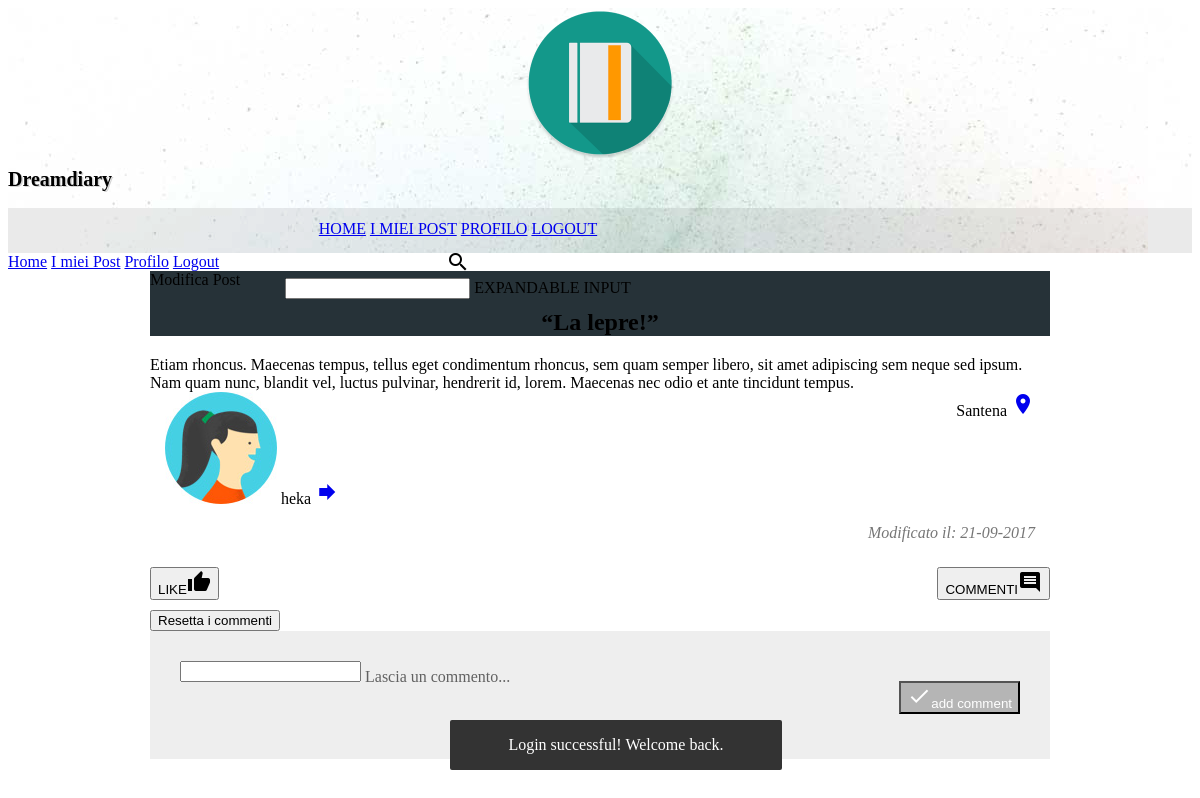
The app's page /post/view-post.php?id=26 (signed in) with its own data.
### tables this page shows
CREATE TABLE `post` (
  `ID` int(11) NOT NULL,
  `Titolo` varchar(50) NOT NULL,
  `Messaggio` text NOT NULL,
  `Utente` varchar(16) NOT NULL,
  `Pubblico` tinyint(1) NOT NULL,
  `DataC` date NOT NULL,
  `OraC` time NOT NULL,
  `DataM` date DEFAULT NULL,
  `OraM` time DEFAULT NULL,
  `Luogo` varchar(100) DEFAULT NULL
);

### php/objects/post.php (called while the page is built, shortened)
<?php
class Post{
    private $conn;
    private $table_name = "Post";
    public function __construct($db){
        $this->conn = $db;
    }
    function getPost($id){
      $query = "SELECT
                    id, titolo, messaggio, utente, pubblico, datac, orac,
                    datam, oram, luogo
                FROM
                    " . $this->table_name . "
                WHERE id=:id";
      $stmt = $this->conn->prepare($query);
      $id=htmlspecialchars(strip_tags($id));
      $stmt->bindParam(":id", $id);
      if ($stmt->execute()) {
        $posts=array();
        $rows = $stmt->fetchAll(PDO::FETCH_ASSOC);
        if ($rows) {
          foreach ($rows as $row) {
            $post_info=array(
              'id' => $row['id'],
              'titolo' => $row['titolo'],
              'messaggio' => $row['messaggio'],
              'utente' => $row['utente'],
              'pubblico' => $row['pubblico'],
              'datac' => $row['datac'],
              'orac' => $row['orac'],
              'datam' => $row['datam'],
              'oram' => $row['oram'],
              'luogo' => $row['luogo']
            );
            array_push($posts, $post_info);
          }
          return $posts;
        } else {
          return FALSE;
        }
      } else {
        return FALSE;
      }
    }
}

### post/view-post.php (the view, shortened to what this page needs)
<?php
include_once '../php/objects/post.php';
$database = new Database();
$db = $database->getConnection();
$post = new Post($db);
$error = null;
if(isset($_SESSION['flash'])){
  $error = $_SESSION['flash'];
}
?>
<div id="snackbar"><?=$error?></div>
<?php
if(isset($_GET['id'])){
  $id = $_GET['id'];
  $view = $post->getPost($id);
  if($view){
    $username = $_SESSION['username'];
    if($view[0]['utente'] == $username || $view[0]['pubblico'] == 1){
    ?>
    <div class="mdl-grid portfolio-max-width">
    <?php
      foreach ($view as $p) {
    ?>
    <div id="<?=$p['id']?>" class="portfolio-post mdl-cell mdl-cell--12-col mdl-cell--12-col-tablet mdl-card  mdl-card mdl-shadow--4dp">
      <div class="mdl-card__title mdl-card--expand portfolio-blog-card-strip-bg mdl-color-text--white">
        <?php
          if($p['utente'] == $_SESSION['username']){
        ?>
        <a href="./modify-post.php?id=<?= $p['id'] ?>"id="tip<?= $p['id'] ?>" class="updatePost mdl-button mdl-js-button mdl-button--fab mdl-button--mini-fab">
          <i class="material-icons">mode_edit</i>
        </a>
        <div class="mdl-tooltip" data-mdl-for="tip<?= $p['id'] ?>">
        Modifica Post
        </div>
        <?php
          }
        ?>
        <h2>“<?= $p['titolo'] ?>”</h2>
      </div>
      <div class="mdl-card__supporting-text">
          <?= $p['messaggio'] ?>
      </div>
      <div>
        <span class="mdl-chip mdl-chip--contact mdl-chip--deletable">
          <img class="mdl-chip__contact" src="../images/user.jpg"></img>
          <span class="mdl-chip__text"><?= $p['utente'] ?></span>
          <a href="../utente/view-user.php?id=<?= $p['utente'] ?>" class="mdl-chip__action"><i class="material-icons">forward</i></a>
        </span>
      <?php
        if($p['luogo']){
      ?>
        <span class="location mdl-chip mdl-chip--deletable">
          <span class="mdl-chip__text"><?= $p['luogo'] ?></span>
          <a href="#" class="mdl-chip__action"><i class="material-icons">location_on</i></a>
        </span>
      <?php
        }
      ?>
      </div>
      <?php
        if($p['datam']){
      ?>
      <p class="datePost">Modificato il: <?= date("d-m-Y",strtotime($p['datam'])) ?></p>
      <?php
        } else {
      ?>
      <p class="datePost">Pubblicato il: <?= date("d-m-Y",strtotime($p['datac'])) ?></p>
      <?php
        }
      ?>
      <div class="mdl-card__actions mdl-card--border">
          <button class="like mdl-button mdl-button--colored mdl-js-button mdl-js-ripple-effect mdl-button--accent  mdl-badge" data-badge="0">
            LIKE<i class="material-icons">thumb_up</i>
          </button>
          <button class="comments mdl-button mdl-button--colored mdl-js-button mdl-js-ripple-effect mdl-button--accent  mdl-badge" data-badge="0">
            COMMENTI<i class="material-icons">comment</i>
          </button>
          <?php
            if($p['utente'] == $_SESSION['username']){
          ?>
          <form id="reset" action="../php/reset-comments.php" method="post">
            <input type="submit" class="mdl-button mdl-button--colored mdl-js-button mdl-js-ripple-effect mdl-button--accent" value="Resetta i commenti" />
          </form>
          <?php
            }
          ?>
      </div>
      <div class="mdl-color-text--primary-contrast mdl-card__supporting-text text_comments">
        <form action="../php/new-comment.php" method="post">
          <div class="mdl-textfield mdl-js-textfield mdl-textfield--floating-label">
            <textarea rows=1 maxlength="350" class="mdl-textfield__input" id="comment" name="messaggio"></textarea>
            <label for="comment" class="mdl-textfield__label">Lascia un commento...</label>
          </div>
          <button class="mdl-button mdl-js-button mdl-js-ripple-effect mdl-button--icon">
            <i class="material-icons" role="presentation">check</i><span class="visuallyhidden">add comment</span>
          </button>
        </form>
      </div>
    <?php
      }
    } else {?>
      <h3>Il post è privato e tu non sei il proprietario.</h3>
    <?php
    }
  }else {?>
    <h3>Il post che tenti di raggiungere non esiste.</h3>
  <?php
  }
}else {?>
  <h3>Non hai specificato il post da modificare!</h3>
<?php
}
?>

### css/main.css (style rules this page uses)
.portfolio-header { position: relative; background-image: url(../images/header-bg.jpg); }
.portfolio-header .mdl-layout__header-row { padding: 0; -webkit-justify-content: center; -ms-flex-pack: center; justify-content: center; }
.mdl-layout__title { font-size: 20px; text-align: center; font-weight: 300; text-shadow: 1.5px 0.5px #D3D3D3; font-weight: bold; }
.portfolio-logo-row { min-height: 200px; }
.portfolio-logo { background: url(../images/logo.png) 50% no-repeat; background-size: cover; height: 150px; width: 150px; margin: auto auto 10px; }
.portfolio-navigation-row { background-color: rgba(0, 0, 0, 0.08); text-transform: uppercase; height: 45px; }
.portfolio-navigation-row .mdl-navigation { text-align: center; max-width: 900px; width: 100%; }
.portfolio-navigation-row .mdl-navigation__link { -webkit-flex: 1; -ms-flex: 1; flex: 1; line-height: 42px; }
.portfolio-max-width { max-width: 900px; margin: auto; }
#snackbar { visibility: hidden; width: 300px; margin-left: -150px; background-color: #333; color: #fff; text-align: center; border-radius: 2px; padding: 16px; position: fixed; z-index: 99; left: 50%; bottom: 30px; }
#snackbar.show { visibility: visible; -webkit-animation: fadein 0.5s, fadeout 0.5s 2.5s; animation: fadein 0.5s, fadeout 0.5s 2.5s; }

### css/home-post.css (style rules this page uses)
.mdl-chip--contact { width: max-content; margin-left: 15px; margin-bottom: 15px; }
.updatePost { position: absolute; right: 15px; top: 15px; color: white; }
.location { float: right; margin-right: 15px; }
.mdl-card__supporting-text { width: auto; }
.portfolio-blog-card-strip-bg { background-color: #263238; }
.portfolio-blog-card-strip-bg h2 { width: 100%; text-align: center; }
.portfolio-post { min-width: 350px; }
.datePost { margin-bottom: 15px; margin-right: 15px; text-align: right; font-style: italic; color: rgba(0,0,0,.54); }

### css/view-post.css (style rules this page uses)
.text_comments { display: flex; flex-direction: column; justify-content: flex-start; align-items: stretch; padding: 30px; box-sizing: border-box; background-color: #EEE; }
.text_comments > form { display: flex; - flex-diretion: row; + flex-direction: row; margin-bottom: 15px; }
.text_comments > form .mdl-textfield { flex-grow: 1; margin-right: 16px; color: rgb(97, 97, 97); }
.text_comments > form .mdl-textfield .mdl-textfield__input { font-family: 'Roboto', 'Helvetica', sans-serif; }
.text_comments > form .mdl-textfield input, .text_comments > form .mdl-textfield textarea { resize: none; }
.text_comments > form button { margin-top: 20px; background-color: rgba(0, 0, 0, 0.24); color: white; }
.comments { right: 25px; float: right; }
.comments, .like { overflow: visible; margin-top: 10px; margin-bottom: 10px; }

### css/myaccount.css (style rules this page uses)
form { margin-bottom: 0; }

### records on screen
post: Titolo "La lepre!", Messaggio "Etiam rhoncus. Maecenas tempus, tellus eget condimentum rhoncus, sem quam semper libero, sit amet adipiscing sem neque sed ipsum. Nam quam nunc, blandit vel, luctus pulvinar, hendrerit id, lorem. Maecenas nec odio et ante tincidunt tempus.", Utente "heka", Luogo "Santena", DataM "21-09-2017"

### other values on screen
$error "Login successful! Welcome back."
